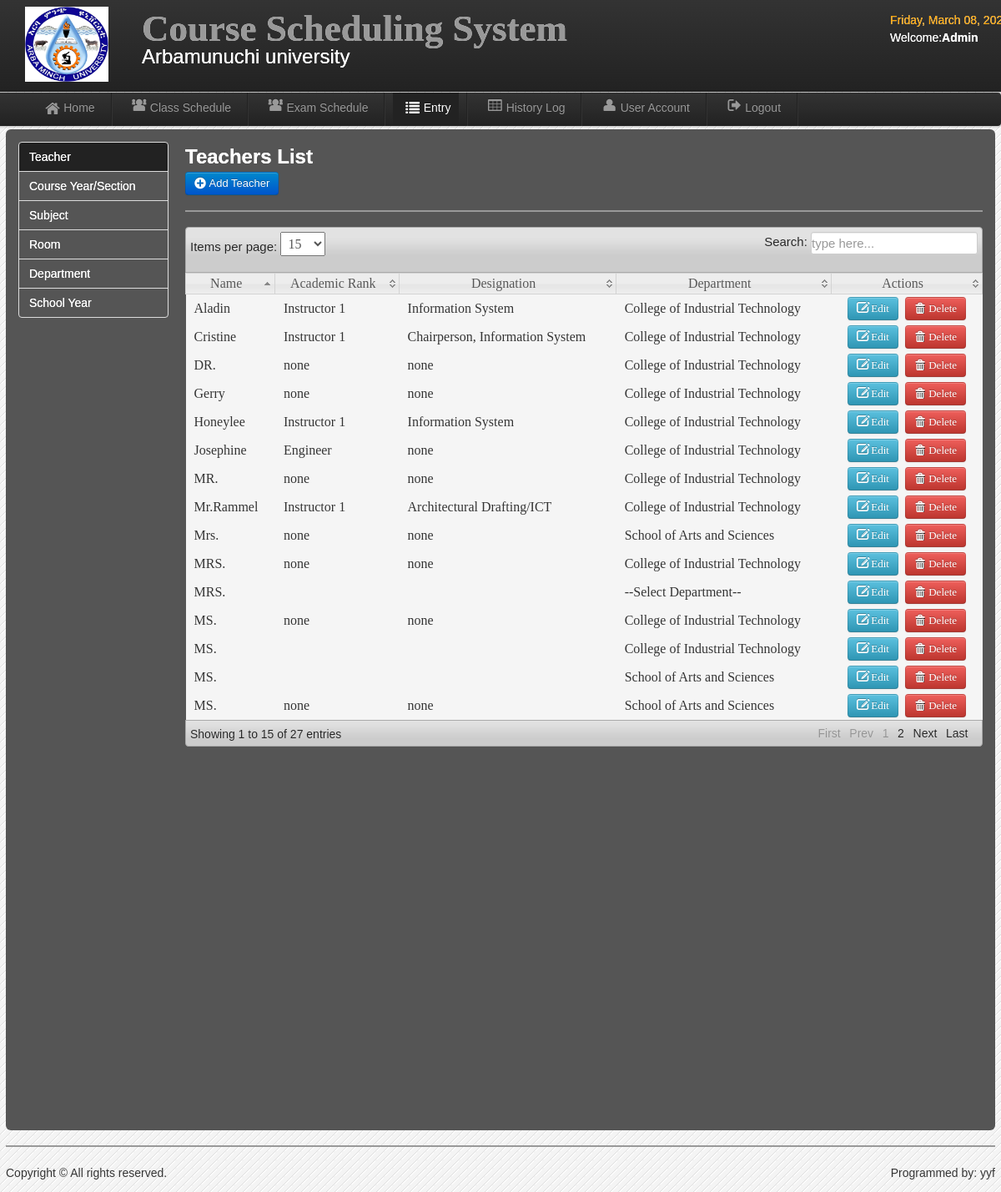
The page /admin/record.php (signed in) on the database its author committed.
### tables this page shows
CREATE TABLE `users` (
  `User_id` int(11) NOT NULL,
  `UserName` varchar(20) NOT NULL,
  `Password` varchar(20) NOT NULL,
  `User_Type` varchar(20) NOT NULL,
  `FirstName` varchar(30) NOT NULL,
  `LastName` varchar(30) NOT NULL,
  `College` varchar(20) NOT NULL
);

CREATE TABLE `teacher` (
  `teacher_id` int(11) NOT NULL,
  `Name` varchar(50) NOT NULL,
  `Academic_Rank` varchar(100) NOT NULL,
  `Designation` varchar(100) NOT NULL,
  `Department` varchar(100) NOT NULL
);

### admin/session.php (called while the page is built, shortened)
<?php
        $id_session=$_SESSION['id'];
?>

### admin/record.php (the view, shortened to what this page needs)
<?php include('session.php'); include('header.php'); include('dbcon.php');?>
<body>
<?php include('nav-top1.php'); ?>
    <div class="navbar navbar-fixed-top1">
    <div class="navbar-inner">
    <div class="container">
	<div class="marg">
    <ul class="nav">
  <li>
    <a href="home.php"><i class="icon-home icon-large"></i>Home</a>
  </li>
   <li class="divider-vertical"></li>
  <li><a href="schedule.php"><i class="icon-group icon-large"></i>Class Schedule</a></li>
   <li class="divider-vertical"></li>
    <li><a href="exam_schedule.php"><i class="icon-group icon-large"></i>Exam Schedule</a></li>
   <li class="divider-vertical"></li>
  <li class="active"><a href="record.php"><i class="icon-list icon-large"></i>Entry</a></li>
   <li class="divider-vertical"></li>
  <li><a href="history_log.php"><i class="icon-table icon-large"></i>History Log</a></li>
     <li class="divider-vertical"></li>
  <li><a href="user_account.php"><i class="icon-user icon-large"></i>User Account</a></li>
  <li class="divider-vertical"></li>
  <li><a id="logout" data-toggle="modal" href="#myModal"><i class="icon-signout icon-large"></i>Logout</a></li>
   <li class="divider-vertical"></li>
</ul>
    </div>
    </div>
    </div>
    </div>
<div class="wrapper">
<div id="element" class="hero-body">
<div class="left-nav">
<ul class="nav nav-tabs nav-stacked">
  <li class="active"><a href="record.php"><font color="white">Teacher </font>  </a></li>
  <li><a href="course.php"><font color="white">Course Year/Section</font></a></li>
  <li><a href="subject.php"><font color="white">Subject</font></a></li>
  <li><a href="room.php"><font color="white">Room</font></a></li>
  <li><a href="department.php"><font color="white">Department</font></a></li>
  <li><a href="shool_year.php"><font color="white">School Year</font></a></li>
</ul>
</div>
<div class="right-nav-content">
<h2><font color="white">Teachers List</font></h2>
	<a class="btn btn-primary"  href="add_teacher.php">  <i class="icon-plus-sign icon-large"></i>&nbsp;Add Teacher</a>
	<hr>
	<table class="users-table">
<div class="demo_jui">
		<table cellpadding="0" cellspacing="0" border="0" class="display" id="log" class="jtable">
			<thead>
				<tr>
				<th>Name</th>
				<th>Academic Rank</th>
				<th>Designation</th>
				<th>Department</th>
				<th>Actions</th>
				</tr>
			</thead>
			<tbody>
<?php $result=mysqli_query($conn,"select * from teacher") or die(mysqli_error());
while($row=mysqli_fetch_array($result)){ $id=$row['teacher_id'];
 ?>
<tr class="del<?php echo $id ?>">
	<td><?php echo ucwords($row['Name']); ?></td>
	<td><?php echo $row['Academic_Rank']; ?></td>
	<td><?php echo $row['Designation']; ?></td>
	<td><?php echo $row['Department']; ?></td>
	<td align="center" width="160">
	<a class="btn btn-info" href="edit_teacher.php<?php echo '?id='.$id; ?>"><i class="icon-edit icon-large"></i>&nbsp;Edit</a>&nbsp;
	<a class="btn btn-danger1"  data-toggle="modal" href="#<?php echo $id; ?>">  <i class="icon-trash icon-large"></i>&nbsp;Delete</a>
</td>
	<?php } ?>
	</tr>
			</tbody>
		</table>
</div>
	</div>
<?php include('footer.php');?>
</div>
</body>

### admin/nav-top1.php
	<div class="navbar navbar-fixed-top">
	<div class="navbar-inner">
	<div class="container">
		<a class="branded">
		<img src="amu.jpg" width="100" height="90">
 	</a>
	<a class="brand">
	 <h1>Course Scheduling System</h1>
	 <div class="chmsc_nav"><font size="5" style="Bookman Old Style" color="white">Arbamunuchi university</font></div>
 	</a>
<div class="time_top">
<font color="orange">
  <?php
 $Today=date('y:m:d');
$new=date('l, F d, Y',strtotime($Today));
echo $new; ?>
</font>
<?php
$logout_query=mysqli_query($conn,"select * from users where User_id=$id_session");
$row=mysqli_fetch_array($logout_query);
$type=$row['User_Type'];
?>
<p><font color="white">Welcome:<b><?php echo $type;?></b>
<?php echo $row['College'] ?></p></font>
</div>
	</div>
	</div>
	</div>

### admin/css/style.css (style rules this page uses)
* { margin:0; padding:0; }
body { font-family:"Trebuchet MS", "Myriad Pro", Arial, sans-serif; font-size:14px; background:#f4f4f4 url(../img/bg.gif) repeat top left; color:#333; text-shadow:0px 0px 0px #fff;; }
h1 { font-size:45px; }
a { color:#777; }
p { padding:5px 0px; }
.wrapper { width:1186px; margin:10px auto; min-height:550px; }

### admin/css/datatable/demo_table_jui.css (style rules this page uses)
table.display thead th { cursor: pointer; padding: 3px 0 3px 10px; }
table.display { border-collapse: collapse; clear: both; margin: 0 auto; width: 100%; }
table.display td { padding: 3px 10px; }
tr.odd { background-color: #F5F5F5; }
tr.even { background-color: #F5F5F5; }
tr.odd td.sorting_1 { background-color: F5F5F5; }
tr.even td.sorting_1 { background-color: F5F5F5; }

### rows shown on the page
users: User_Type "Admin"
teacher: Name "Cristine", Academic_Rank "Instructor 1", Designation "Chairperson, Information System", Department "College of Industrial Technology"
teacher: Name "Honeylee", Academic_Rank "Instructor 1", Designation "Information System", Department "College of Industrial Technology"
teacher: Name "Gerry", Academic_Rank "none", Designation "none", Department "College of Industrial Technology"
teacher: Name "Aladin", Academic_Rank "Instructor 1", Designation "Information System", Department "College of Industrial Technology"
teacher: Name "Mr.Rammel", Academic_Rank "Instructor 1", Designation "Architectural Drafting/ICT", Department "College of Industrial Technology"
teacher: Name "DR.", Academic_Rank "none", Designation "none", Department "College of Industrial Technology"
teacher: Name "Josephine", Academic_Rank "Engineer", Designation "none", Department "College of Industrial Technology"
teacher: Name "MS.", Academic_Rank "none", Designation "none", Department "College of Industrial Technology"
teacher: Name "MS.", Department "College of Industrial Technology"
teacher: Name "MS.", Department "School of Arts and Sciences"
teacher: Name "Mrs.", Academic_Rank "none", Designation "none", Department "School of Arts and Sciences"
teacher: Name "MS.", Academic_Rank "none", Designation "none", Department "School of Arts and Sciences"
teacher: Name "MRS.", Academic_Rank "none", Designation "none", Department "College of Industrial Technology"
teacher: Name "MRS.", Department "--Select Department--"
teacher: Name "MR.", Academic_Rank "none", Designation "none", Department "College of Industrial Technology"
